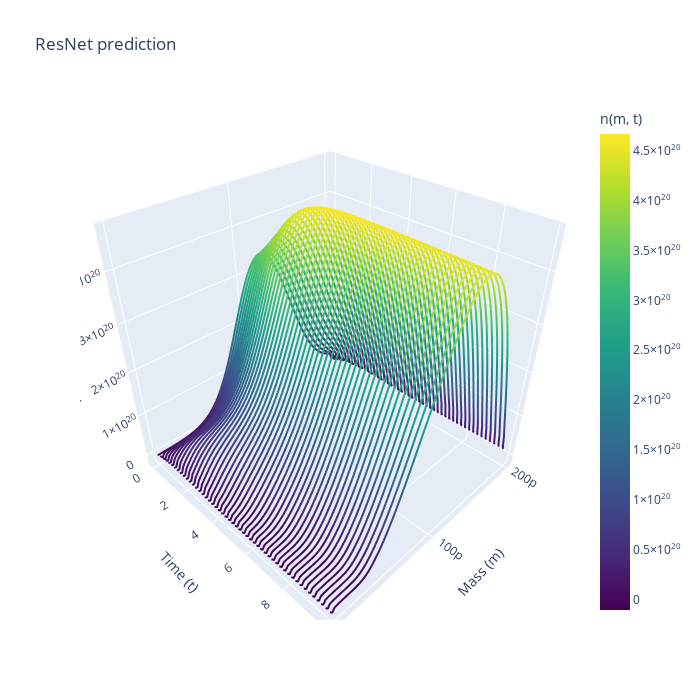

Write notebook code for a chart like this one.
### Code cell
#prediction step
n0=Dataset_plot_validation[0]["n"][:,0]
S0=Dataset_plot_validation[0]["initial_substrate"]
N_Conv,S_Conv = rollout(model=model5, n0=n0, s0=S0, steps=T-1, n_max=n_max, S_max=S_max,return_numpy=True)

plot_spaghetti(m=m,t=torch.linspace(0,10,T),N=N_Conv,title="ResNet prediction")
biomass_Conv  = (N_Conv  * m.numpy()[:,None]).sum(axis=0) * delta_m.numpy()
plt.plot(t_eval,biomass_Conv,label="Conv Biomass prediction")
plt.plot(t_eval,S_Conv,label="Conv Substrate Prediction")
plt.legend()
plt.grid()
plt.show()
